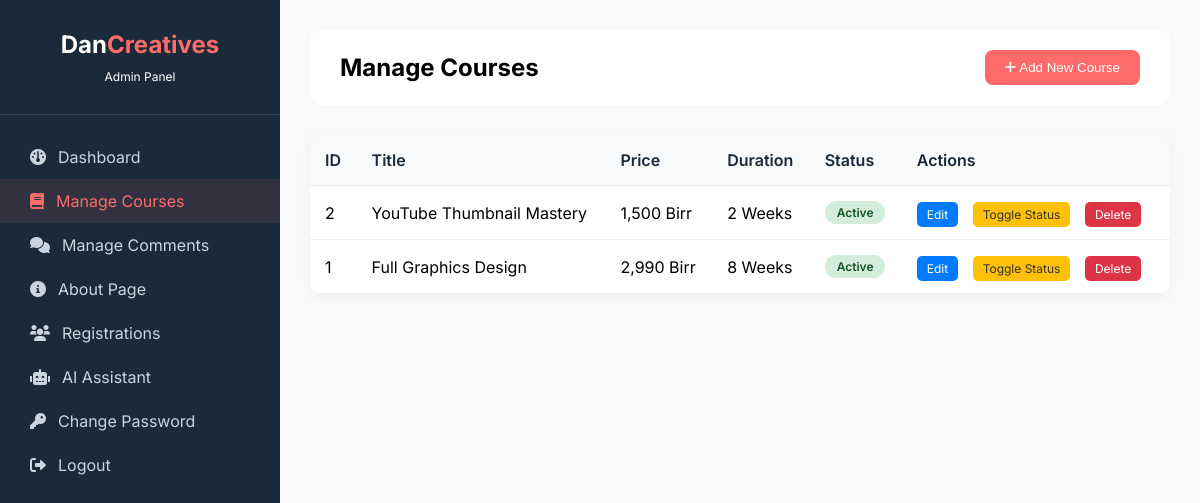
/admin/manage-courses.php (signed in), run on the app's committed database.
### tables this page shows
CREATE TABLE `courses` (
  `id` int(11) NOT NULL AUTO_INCREMENT,
  `title` varchar(200) NOT NULL,
  `description` text DEFAULT NULL,
  `price` varchar(50) DEFAULT NULL,
  `duration` varchar(100) DEFAULT NULL,
  `start_date` varchar(100) DEFAULT NULL,
  `icon_class` varchar(50) DEFAULT 'fas fa-palette',
  `status` enum('active','coming_soon') DEFAULT 'active',
  `badge_text` varchar(50) DEFAULT NULL,
  `created_at` timestamp NOT NULL DEFAULT current_timestamp(),
  `updated_at` timestamp NOT NULL DEFAULT current_timestamp() ON UPDATE current_timestamp(),
  PRIMARY KEY (`id`)
);

### admin/manage-courses.php (the view, shortened to what this page needs)
<?php
require_once '../config.php';
$courses = $conn->query("SELECT * FROM courses ORDER BY id DESC");
?>
<!DOCTYPE html>
<html lang="en">
<head>
    <link rel="stylesheet" href="https://cdnjs.cloudflare.com/ajax/libs/font-awesome/6.0.0-beta3/css/all.min.css">
</head>
<body>
    <div class="admin-container">
        <div class="sidebar">
            <div class="sidebar-header">
                <h3>Dan<span>Creatives</span></h3>
                <p style="font-size: 12px; margin-top: 10px;">Admin Panel</p>
            </div>
            <div class="sidebar-menu">
                <a href="dashboard.php"><i class="fas fa-dashboard"></i> Dashboard</a>
                <a href="manage-courses.php" class="active"><i class="fas fa-book"></i> Manage Courses</a>
                <a href="manage-comments.php"><i class="fas fa-comments"></i> Manage Comments</a>
                <a href="manage-about.php"><i class="fas fa-info-circle"></i> About Page</a>
                <a href="view-registrations.php"><i class="fas fa-users"></i> Registrations</a>
                <a href="ai-settings.php"><i class="fas fa-robot"></i> AI Assistant</a>
                <a href="change-password.php"><i class="fas fa-key"></i> Change Password</a>
                <a href="logout.php"><i class="fas fa-sign-out-alt"></i> Logout</a>
            </div>
        </div>
        <div class="main-content">
            <div class="top-bar">
                <h2>Manage Courses</h2>
                <button class="btn-add" onclick="openModal()"><i class="fas fa-plus"></i> Add New Course</button>
            </div>
            <div class="courses-table">
                <table>
                    <thead>
                        <tr>
                            <th>ID</th>
                            <th>Title</th>
                            <th>Price</th>
                            <th>Duration</th>
                            <th>Status</th>
                            <th>Actions</th>
                        </tr>
                    </thead>
                    <tbody>
                        <?php while($course = $courses->fetch_assoc()): ?>
                        <tr>
                            <td><?php echo $course['id']; ?></td>
                            <td><?php echo htmlspecialchars($course['title']); ?></td>
                            <td><?php echo $course['price']; ?></td>
                            <td><?php echo $course['duration']; ?></td>
                            <td>
                                <span class="status-badge <?php echo $course['status'] == 'active' ? 'status-active' : 'status-coming'; ?>">
                                    <?php echo $course['status'] == 'active' ? 'Active' : 'Coming Soon'; ?>
                                </span>
                            </td>
                            <td class="action-buttons">
                                <a href="edit-course.php?id=<?php echo $course['id']; ?>" class="btn-edit">Edit</a>
                                <a href="?toggle=<?php echo $course['id']; ?>" class="btn-toggle">Toggle Status</a>
                                <a href="?delete=<?php echo $course['id']; ?>" class="btn-delete" onclick="return confirm('Are you sure?')">Delete</a>
                            </td>
                        </tr>
                        <?php endwhile; ?>
                    </tbody>
                </table>
            </div>
        </div>
    </div>
</body>
</html>

### admin/manage-courses.php (style rules this page uses)
* { margin: 0; padding: 0; box-sizing: border-box; }
body { font-family: 'Inter', sans-serif; background: #f8f9fa; }
.admin-container { display: flex; min-height: 100vh; }
.sidebar { width: 280px; background: #1a2a3a; color: white; position: fixed; height: 100vh; overflow-y: auto; }
.sidebar-header { padding: 30px; text-align: center; border-bottom: 1px solid rgba(255,255,255,0.1); }
.sidebar-header h3 { font-size: 24px; }
.sidebar-header span { color: #ff6b6b; }
.sidebar-menu { padding: 20px 0; }
.sidebar-menu a { display: flex; align-items: center; gap: 12px; padding: 12px 30px; color: #cbd5e0; text-decoration: none; transition: 0.3s; }
.sidebar-menu a:hover, .sidebar-menu a.active { background: rgba(255,107,107,0.1); color: #ff6b6b; }
.main-content { margin-left: 280px; flex: 1; padding: 30px; }
.top-bar { background: white; padding: 20px 30px; border-radius: 12px; margin-bottom: 30px; display: flex; justify-content: space-between; align-items: center; }
.btn-add { background: #ff6b6b; color: white; padding: 10px 20px; border: none; border-radius: 8px; cursor: pointer; text-decoration: none; display: inline-block; }
.courses-table { background: white; border-radius: 12px; overflow: hidden; box-shadow: 0 2px 10px rgba(0,0,0,0.05); }
table { width: 100%; border-collapse: collapse; }
th, td { padding: 15px; text-align: left; border-bottom: 1px solid #eef2f6; }
th { background: #f8f9fa; font-weight: 600; color: #1a2a3a; }
.status-badge { padding: 4px 12px; border-radius: 20px; font-size: 12px; font-weight: 600; display: inline-block; }
.status-active { background: #d4edda; color: #155724; }
.action-buttons a { margin-right: 10px; text-decoration: none; padding: 5px 10px; border-radius: 5px; font-size: 12px; }
.btn-edit { background: #007bff; color: white; }
.btn-delete { background: #dc3545; color: white; }
.btn-toggle { background: #ffc107; color: #333; }

### data on the page
courses: id "2", title "YouTube Thumbnail Mastery", price "1,500 Birr", duration "2 Weeks", status "Active"
courses: id "1", title "Full Graphics Design", price "2,990 Birr", duration "8 Weeks", status "Active"
